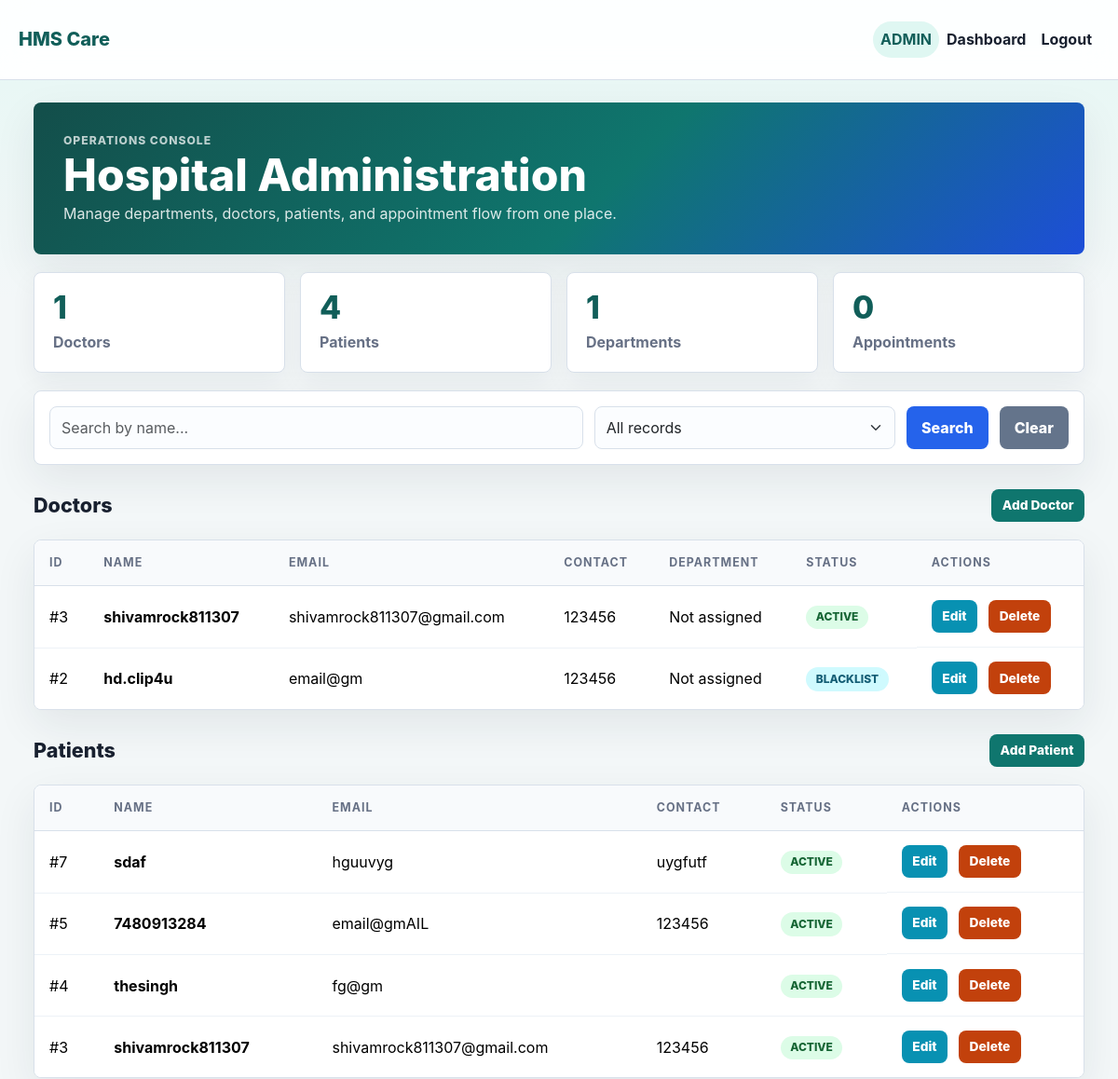
The app's page /admin_dashboard (signed in, upper part), older data.
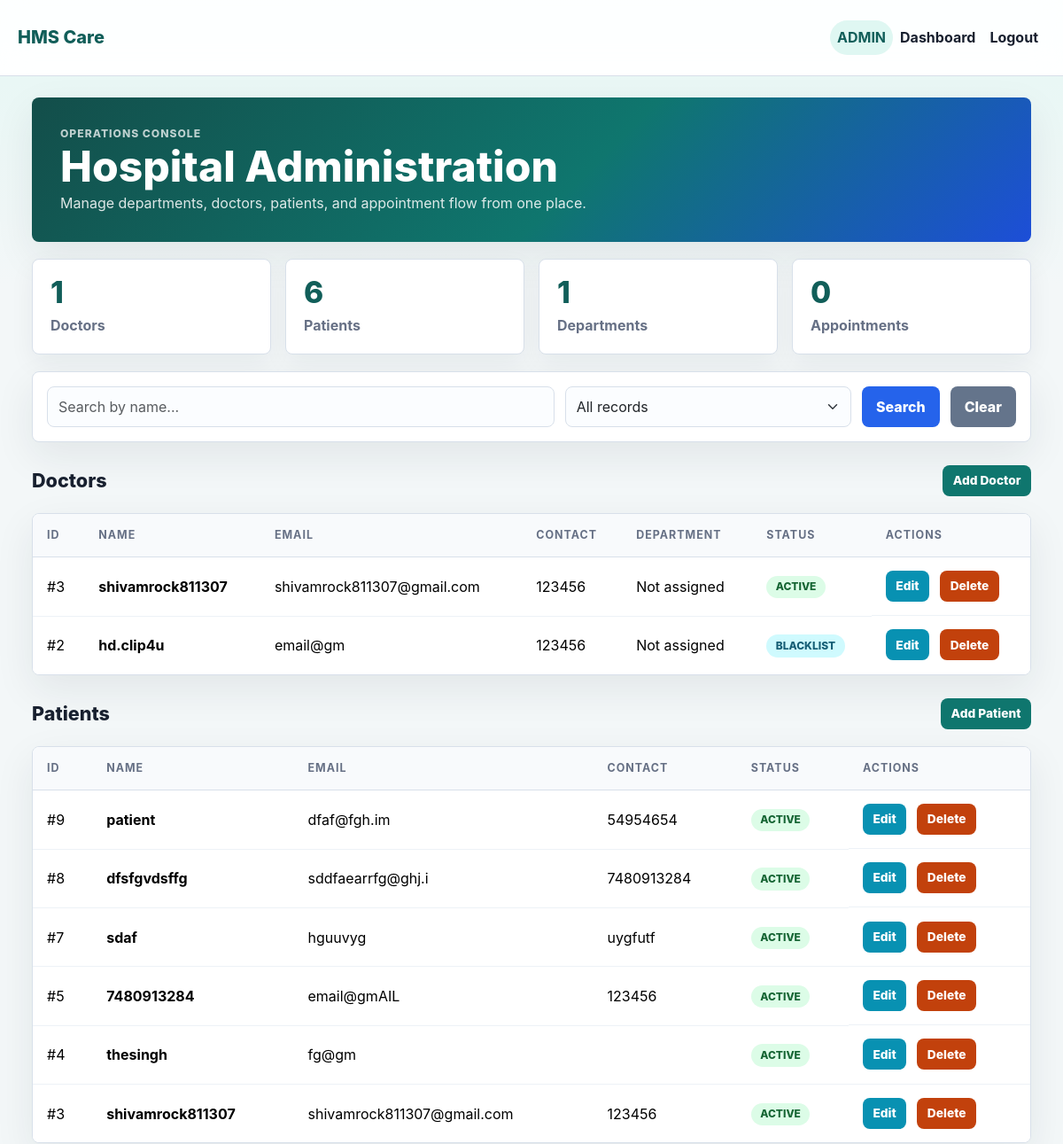
The same page, newer data.
### models.py (models this page shows)
class Doctor(db.Model):
    id = db.Column(db.Integer, primary_key=True)
    name = db.Column(db.String(100), nullable=False)
    username = db.Column(db.String(50), unique=True, nullable=False)
    password = db.Column(db.String(128), nullable=False)
    email = db.Column(db.String(100), unique=True, nullable=False)
    contact = db.Column(db.String(15), nullable=False)
    specialization = db.Column(db.String(100), nullable=True)
    dept_id=db.Column(db.Integer,db.ForeignKey('department.id'))
    availability = db.Column(db.String(200), default="Available on request")
    status = db.Column(db.String(20), default="active")
    role = db.Column(db.String(20), default="doctor")
    admin_id = db.Column(db.Integer, db.ForeignKey('admin.id'), default=1)
    schedules = db.relationship('Schedule_doctors', backref='doctor', lazy=True)
    appointment = db.relationship('Appointment', backref='doctor', lazy=True)
    availability_schedule = db.relationship('DoctorAvailability', backref='doctor', lazy=True, cascade="all, delete-orphan")

class Patient(db.Model):
    id = db.Column(db.Integer, primary_key=True)
    name = db.Column(db.String(100), nullable=False)
    username = db.Column(db.String(50), unique=True, nullable=False)
    password = db.Column(db.String(128), nullable=False)
    email = db.Column(db.String(100), unique=True, nullable=False)
    contact = db.Column(db.String(15), nullable=False)
    date_of_birth = db.Column(db.String(20), nullable=True)
    address = db.Column(db.String(200), nullable=True)
    appointment = db.relationship('Appointment', backref='patient', lazy=True)
    status = db.Column(db.String(20), default="active", nullable=False)
    role = db.Column(db.String(20), default="patient", nullable=False)

### app.py (the view)
@app.route("/admin_dashboard")
@login_required("admin")
def admin_dashboard():
    doctors = Doctor.query.order_by(Doctor.id.desc()).all()
    patients = Patient.query.order_by(Patient.id.desc()).all()
    departments = Department.query.order_by(Department.id.desc()).all()
    appointments = Appointment.query.order_by(Appointment.date.desc(), Appointment.time.desc()).all()
    today = datetime.now().strftime("%Y-%m-%d")
    upcoming_appts = Appointment.query.filter(Appointment.date >= today, Appointment.status != 'cancelled').count()
    completed_appts = Appointment.query.filter_by(status='completed').count()
    return render_template(
        "admin_dashboard.html",
        doctors=doctors,
        patients=patients,
        departments=departments,
        appointments=appointments,
        stats={
            "doctors": Doctor.query.filter_by(status="active").count(),
            "patients": Patient.query.filter_by(status="active").count(),
            "departments": Department.query.count(),
            "appointments": Appointment.query.count(),
            "upcoming_appointments": upcoming_appts,
            "completed_appointments": completed_appts,
        },
    )

### app.py (called while the page is built)
def login_required(role=None):
    def decorator(view):
        @wraps(view)
        def wrapped(*args, **kwargs):
            if "user_id" not in session:
                flash("Please login to continue.", "warning")
                return redirect(url_for("login"))
            if role and session.get("role") != role:
                flash("You do not have access to that page.", "danger")
                return redirect(url_for("home"))
            return view(*args, **kwargs)
        return wrapped
    return decorator

def status_badge(status):
    return {
        "active": "success",
        "pending": "warning",
        "completed": "success",
        "cancelled": "danger",
        "blocked": "danger",
        "closed": "secondary",
        "removed": "secondary",
    }.get(status, "info")

### templates/admin_dashboard.html (shortened to what this page needs)
{% extends 'base.html' %}
{% block content %}
<div class="dashboard-container">
    <div class="dashboard-header">
        <div>
            <p class="eyebrow">Operations Console</p>
            <h1>Hospital Administration</h1>
            <p>Manage departments, doctors, patients, and appointment flow from one place.</p>
        </div>
    </div>
    <div class="stats-grid">
        <div class="stat-card"><div class="stat-number">{{ stats.doctors }}</div><div class="stat-label">Doctors</div></div>
        <div class="stat-card"><div class="stat-number">{{ stats.patients }}</div><div class="stat-label">Patients</div></div>
        <div class="stat-card"><div class="stat-number">{{ stats.departments }}</div><div class="stat-label">Departments</div></div>
        <div class="stat-card"><div class="stat-number">{{ stats.appointments }}</div><div class="stat-label">Appointments</div></div>
    </div>
    <div class="search-container">
        <form method="POST" action="{{ url_for('admin_search') }}" class="search-form">
            <input type="text" name="search_query" class="form-control" placeholder="Search by name..." value="{{ search_query if search_query else '' }}">
            <select name="search_type" class="form-select">
                <option value="all" {{ 'selected' if search_type=='all' else '' }}>All records</option>
            </select>
            <button type="submit" class="btn btn-primary">Search</button>
            <a href="{{ url_for('admin_dashboard') }}" class="btn btn-secondary">Clear</a>
        </form>
    </div>
    <div class="section-heading">
        <h2>Doctors</h2>
        <a href="{{ url_for('create_doctor') }}" class="btn btn-success btn-sm">Add Doctor</a>
    </div>
    <div class="table-card">
        <div class="table-responsive">
            <table class="table">
                <thead>
                    <tr><th>ID</th><th>Name</th><th>Email</th><th>Contact</th><th>Department</th><th>Status</th><th>Actions</th></tr>
                </thead>
                <tbody>
                    {% for doctor in doctors %}
                    <tr>
                        <td>#{{ doctor.id }}</td>
                        <td><strong>{{ doctor.username }}</strong></td>
                        <td>{{ doctor.email }}</td>
                        <td>{{ doctor.contact }}</td>
                        <td>{{ doctor.department.name if doctor.department else 'Not assigned' }}</td>
                        <td><span class="badge badge-{{ doctor.status|status_badge }}">{{ doctor.status|upper }}</span></td>
                        <td class="action-dropdown">
                            <a href="{{ url_for('edit_doctor', doctor_id=doctor.id) }}" class="btn btn-info btn-sm">Edit</a>
                            <a href="{{ url_for('delete_doctor', doctor_id=doctor.id) }}" class="btn btn-danger btn-sm" onclick="return confirm('Delete this doctor?')">Delete</a>
                        </td>
                    </tr>
                    {% else %}
                    <tr><td colspan="7" class="empty-state">No doctors found.</td></tr>
                    {% endfor %}
                </tbody>
            </table>
        </div>
    </div>
    <div class="section-heading">
        <h2>Patients</h2>
        <a href="{{ url_for('register') }}" class="btn btn-success btn-sm">Add Patient</a>
    </div>
    <div class="table-card">
        <div class="table-responsive">
            <table class="table">
                <thead>
                    <tr><th>ID</th><th>Name</th><th>Email</th><th>Contact</th><th>Status</th><th>Actions</th></tr>
                </thead>
                <tbody>
                    {% for patient in patients %}
                    <tr>
                        <td>#{{ patient.id }}</td>
                        <td><strong>{{ patient.username }}</strong></td>
                        <td>{{ patient.email }}</td>
                        <td>{{ patient.contact }}</td>
                        <td><span class="badge badge-{{ patient.status|status_badge }}">{{ patient.status|upper }}</span></td>
                        <td class="action-dropdown">
                            <a href="{{ url_for('edit_patient', patient_id=patient.id) }}" class="btn btn-info btn-sm">Edit</a>
                            <a href="{{ url_for('delete_patient', patient_id=patient.id) }}" class="btn btn-danger btn-sm" onclick="return confirm('Delete this patient?')">Delete</a>
                        </td>
                    </tr>
                    {% else %}
                    <tr><td colspan="6" class="empty-state">No patients found.</td></tr>
                    {% endfor %}
                </tbody>
            </table>
        </div>
    </div>
</div>
{% endblock %}

### templates/base.html (shortened to what this page needs)
<!DOCTYPE html>
<html lang="en">
<head>
    <link href="https://cdn.jsdelivr.net/npm/bootstrap@5.3.3/dist/css/bootstrap.min.css" rel="stylesheet">
    <link rel="stylesheet" href="{{ url_for('static', filename='style.css') }}">
</head>
<body>
    <nav class="navbar navbar-expand-lg navbar-light">
        <div class="container-fluid app-nav">
            <a class="navbar-brand" href="{{ url_for('home') }}">HMS Care</a>
            <div class="collapse navbar-collapse" id="navbarNav">
                <ul class="navbar-nav ms-auto">
                    {% if session.get('role') %}
                        <li class="nav-item"><span class="nav-link role-pill">{{ session.get('role')|upper }}</span></li>
                        <li class="nav-item">
                            <a class="nav-link" href="{{ url_for(session.get('role') ~ '_dashboard') }}">Dashboard</a>
                        </li>
                        <li class="nav-item"><a class="nav-link" href="{{ url_for('logout') }}">Logout</a></li>
                    {% else %}
                        <li class="nav-item"><a class="nav-link" href="{{ url_for('login') }}">Login</a></li>
                        <li class="nav-item"><a class="nav-link" href="{{ url_for('register') }}">Register</a></li>
                    {% endif %}
                </ul>
            </div>
        </div>
    </nav>
    <main class="main-content">
        <div class="container-fluid page-container">
            {% block content %}{% endblock %}
        </div>
    </main>
</body>
</html>

### static/style.css (style rules this page uses)
:root { --ink: #18202f; --muted: #667085; --line: #d8e0ea; --panel: #ffffff; --page: #f3f7f8; --primary: #0f766e; --primary-dark: #115e59; --accent: #2563eb; --success: #15803d; --danger: #c2410c; --warning: #b45309; --soft-teal: #dff7f2; --soft-blue: #e7efff; --shadow: 0 16px 45px rgba(24, 32, 47, 0.08); --radius: 8px; }
* { box-sizing: border-box; }
html, body { min-height: 100%; }
body { margin: 0; font-family: Inter, "Segoe UI", Arial, sans-serif; color: var(--ink); background: linear-gradient(180deg, rgba(223, 247, 242, 0.7), rgba(243, 247, 248, 0) 320px), var(--page); letter-spacing: 0; }
.navbar { position: sticky; top: 0; z-index: 20; background: rgba(255, 255, 255, 0.92); border-bottom: 1px solid var(--line); backdrop-filter: blur(16px); }
.app-nav { max-width: 1220px; padding: 0.9rem 1.25rem; }
.navbar-brand { color: var(--primary-dark); font-weight: 800; letter-spacing: 0; }
.navbar .nav-link { color: var(--ink); font-weight: 650; padding: 0.45rem 0.85rem; }
.role-pill { color: var(--primary-dark) !important; background: var(--soft-teal); border-radius: 999px; }
.main-content { min-height: calc(100vh - 140px); padding: 1.5rem; }
.page-container { max-width: 1220px; }
.welcome-section h2, .section-heading h2, .info-panel h2 { color: var(--ink); margin: 0; font-size: 1.35rem; font-weight: 800; }
.feature-card, .doctor-card, .record-card, .info-panel, .table-card, .search-container, .form-panel, .card { background: var(--panel); border: 1px solid var(--line); border-radius: var(--radius); box-shadow: var(--shadow); }
.dashboard-container { display: grid; gap: 1.2rem; }
.dashboard-header { display: flex; justify-content: space-between; align-items: center; gap: 1rem; padding: 2rem; color: #fff; border-radius: var(--radius); background: linear-gradient(135deg, #134e4a, #0f766e 55%, #1d4ed8); box-shadow: var(--shadow); }
.dashboard-header h1 { color: #fff; margin: 0.2rem 0; font-size: clamp(1.8rem, 4vw, 3rem); line-height: 1.05; font-weight: 850; }
.dashboard-header p { margin: 0; color: rgba(255, 255, 255, 0.86); }
.eyebrow { margin: 0 0 0.35rem; color: var(--primary-dark); font-size: 0.76rem; font-weight: 850; letter-spacing: 0.08em; text-transform: uppercase; }
.dashboard-header .eyebrow { color: rgba(255, 255, 255, 0.72); }
.stats-grid { display: grid; grid-template-columns: repeat(auto-fit, minmax(180px, 1fr)); gap: 1rem; }
.stat-card { padding: 1.25rem; background: var(--panel); border: 1px solid var(--line); border-radius: var(--radius); box-shadow: 0 10px 28px rgba(24, 32, 47, 0.06); }
.stat-number { color: var(--primary-dark); font-size: 2.1rem; line-height: 1; font-weight: 850; }
.stat-label { margin-top: 0.5rem; color: var(--muted); font-weight: 700; }
.section-heading { display: flex; justify-content: space-between; align-items: center; gap: 1rem; margin-top: 0.45rem; }
.table-card { overflow: hidden; }
.table { margin: 0; vertical-align: middle; }
.table thead th { padding: 0.9rem 1rem; color: var(--muted); background: #f8fafc; border-bottom: 1px solid var(--line); font-size: 0.78rem; text-transform: uppercase; letter-spacing: 0.08em; }
.table tbody td { padding: 0.95rem 1rem; border-bottom: 1px solid #edf2f7; }
.table tbody tr:last-child td { border-bottom: 0; }
.search-container { padding: 1rem; }
.search-form, .button-row, .form-row, .action-dropdown { display: flex; gap: 0.75rem; }
.search-form input { flex: 2; }
.search-form select, .form-row .form-group { flex: 1; }
.btn { border-radius: var(--radius); border: 0; padding: 0.68rem 1rem; font-weight: 800; text-transform: none; letter-spacing: 0; }
.btn-primary { background: var(--accent); color: #fff; }
.btn-success { background: var(--primary); color: #fff; }
.btn-danger { background: var(--danger); color: #fff; }
.btn-info { background: #0891b2; color: #fff; }
.btn-secondary { background: #64748b; color: #fff; }
.btn-sm { padding: 0.45rem 0.72rem; font-size: 0.86rem; }
.form-control, .form-select { min-height: 46px; border: 1px solid var(--line); border-radius: var(--radius); background-color: #fbfdff; }
.badge { padding: 0.42rem 0.65rem; border-radius: 999px; font-weight: 850; }
.badge-success { color: #166534; background: #dcfce7; }
.badge-info { color: #155e75; background: #cffafe; }

Row changes from the older to the newer data that the page shows:
added Patient: id "9", username "patient", email "dfaf@fgh.im", contact "54954654", status "ACTIVE"
added Patient: id "8", username "dfsfgvdsffg", email "sddfaearrfg@ghj.i", contact "7480913284", status "ACTIVE"
Text that changed along with them:
{{ stats.patients }}: "4" → "6"
